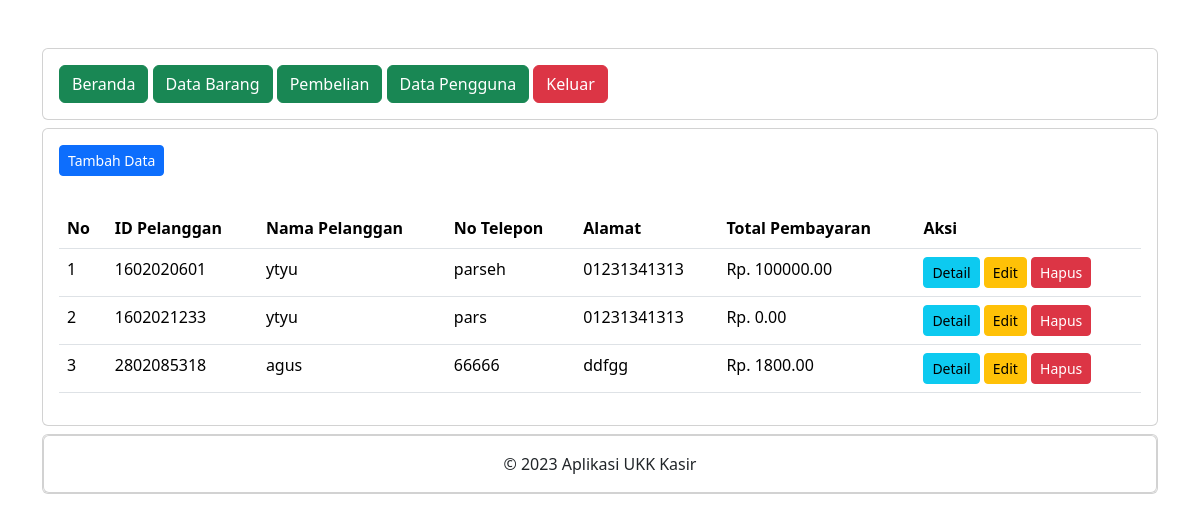
Page /administrator/pembelian.php (signed in) on the committed database.
### tables this page shows
CREATE TABLE `penjualan` (
  `PenjualanID` int(11) NOT NULL,
  `TanggalPenjualan` date NOT NULL,
  `TotalHarga` decimal(10,2) NOT NULL,
  `PelangganID` int(11) UNSIGNED NOT NULL
);

CREATE TABLE `pelanggan` (
  `PelangganID` int(11) UNSIGNED NOT NULL,
  `NamaPelanggan` varchar(255) NOT NULL,
  `Alamat` text NOT NULL,
  `NomorTelepon` varchar(15) NOT NULL
);

### administrator/pembelian.php (the view, shortened to what this page needs)
<?php
include "header.php";
include "navbar.php";
?>
<div class="card mt-2">
    <div class="card-body">
        <button type="button" class="btn btn-primary btn-sm" data-bs-toggle="modal" data-bs-target="#tambah-data">
            Tambah Data
        </button>
    </div>
    <div class="card-body">
        <table class="table">
            <thead>
                <tr>
                    <th>No</th>
                    <th>ID Pelanggan</th>
                    <th>Nama Pelanggan</th>
                    <th>No Telepon</th>
                    <th>Alamat</th>
                    <th>Total Pembayaran</th>
                    <th>Aksi</th>
                </tr>
            </thead>
            <tbody>
                <?php
                include '../koneksi.php';
                $no =1;
                $data = mysqli_query($koneksi,"SELECT * FROM pelanggan INNER JOIN penjualan ON pelanggan.PelangganID=penjualan.PelangganID");
                while($d = mysqli_fetch_array($data)){
                    ?>
                <tr>
                    <td><?php echo $no++; ?></td>
                    <td><?php echo $d['PelangganID']; ?></td>
                    <td><?php echo $d['NamaPelanggan']; ?></td>
                    <td><?php echo $d['NomorTelepon']; ?></td>
                    <td><?php echo $d['Alamat']; ?></td>
                    <td>Rp. <?php echo $d['TotalHarga']; ?></td>
                <td>
                    <a class="btn btn-info btn-sm" href="detail_pembelian.php?PelangganID=<?php echo $d['PelangganID']; ?>">Detail</a>
                    <button type="button" class="btn btn-warning btn-sm" data-bs-toggle="modal" data-bs-target="#edit-data<?php echo $d['PelangganID']; ?>">
                    Edit
                    </button>
                    <button type="button" class="btn btn-danger btn-sm" data-bs-toggle="modal" data-bs-target="#hapus-data<?php echo $d['PelangganID']; ?>">
                    Hapus
                    </button>
                    </td>
                </tr>
            <?php    } ?>
            </tbody>
        </table>
    </div>
</div>
            <?php
            include "footer.php";
            ?>

### administrator/header.php (shortened to what this page needs)
<!doctype html>
<html>
  <head>
    <link href="https://cdn.jsdelivr.net/npm/bootstrap@5.3.2/dist/css/bootstrap.min.css" rel="stylesheet"
>
  </head>
  <body>
    <div class="container">
        <div class="content">

### administrator/navbar.php
<div class="card mt-5">
    <div class="card-body">
        <a href="index.php" class="btn btn-success">Beranda</a>
        <a href="data_barang.php" class="btn btn-success">Data Barang</a>
        <a href="pembelian.php" class="btn btn-success">Pembelian</a>
        <a href="data_pengguna.php" class="btn btn-success">Data Pengguna</a>
        <a href="../logout.php" class="btn btn-danger">Keluar</a>
    </div>
</div>

### administrator/footer.php (shortened to what this page needs)
                    <div class="card mt-2 mb-5">
                        <div class="card">
                            <div class="card-body text-center">
                                &copy; 2023 Aplikasi UKK Kasir
                            </div>
                        </div>
                    </div>
  </body>
</html>

### rows in the picture
penjualan: PelangganID "1602020601", PelangganID.NamaPelanggan "ytyu", PelangganID.NomorTelepon "parseh", PelangganID.Alamat "01231341313", TotalHarga "100000.00"
penjualan: PelangganID "1602021233", PelangganID.NamaPelanggan "ytyu", PelangganID.NomorTelepon "pars", PelangganID.Alamat "01231341313", TotalHarga "0.00"
penjualan: PelangganID "2802085318", PelangganID.NamaPelanggan "agus", PelangganID.NomorTelepon "66666", PelangganID.Alamat "ddfgg", TotalHarga "1800.00"
